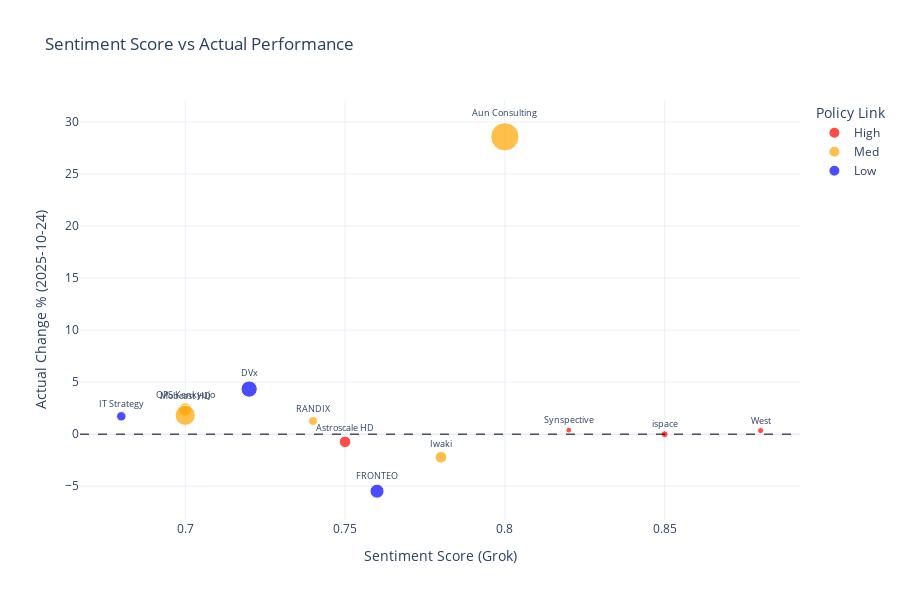

This figure's notebook cell:
### Markdown cell above
## 6. センチメントスコア vs 実績

### Code cell
fig = px.scatter(
    df_valid,
    x='sentiment_score',
    y='change_pct',
    color='policy_link',
    size='range_pct',
    hover_data=['name_en', 'name_jp', 'mentioned_by_str'],
    text='name_en',
    color_discrete_map={'High': 'red', 'Med': 'orange', 'Low': 'blue'},
    title='Sentiment Score vs Actual Performance',
    labels={
        'sentiment_score': 'Sentiment Score (Grok)',
        'change_pct': 'Actual Change % (2025-10-24)',
        'policy_link': 'Policy Link'
    }
)

fig.update_traces(textposition='top center', textfont_size=9)
fig.add_hline(y=0, line_dash="dash", line_color="black", line_width=1)
fig.update_layout(height=600, template='plotly_white')

fig.show()

### Figure 1 — Plotly figure (JSON) as saved in the notebook; plotly's stock layout.template omitted (floating-point values rounded to 4 significant figures)
{"data": [{"customdata": [["ispace", "ispace", "@kabuchenko"], ["Synspective", "Synspective", "@kaikai2120621"], ["West", "ウエスト", "@kabu777b"], ["Astroscale HD", "アストロスケールHD", "@daykabu2021"]], "hovertemplate": "Policy Link=High<br>Sentiment Score (Grok)=%{x}<br>Actual Change % (2025-10-24)=%{y}<br>range_pct=%{marker.size}<br>name_en=%{customdata[0]}<br>name_jp=%{customdata[1]}<br>mentioned_by_str=%{customdata[2]}<extra></extra>", "legendgroup": "High", "marker": {"color": "red", "size": [1.674, 1.163, 1.332, 4.686], "sizemode": "area", "sizeref": 0.07143, "symbol": "circle"}, "mode": "markers+text", "name": "High", "orientation": "v", "showlegend": true, "text": ["ispace", "Synspective", "West", "Astroscale HD"], "textfont": {"size": 9}, "textposition": "top center", "type": "scatter", "x": [0.85, 0.82, 0.88, 0.75], "xaxis": "x", "y": [0.0, 0.3876, 0.3426, -0.7398], "yaxis": "y"}, {"customdata": [["QPS Kenkyujo", "QPS研究所", "None"], ["Iwaki", "イワキ", "None"], ["Aun Consulting", "アウンコンサルティング", "@jestryoR"], ["Mobcast HD", "モブキャストHD", "None"], ["RANDIX", "ランディックス", "None"]], "hovertemplate": "Policy Link=Med<br>Sentiment Score (Grok)=%{x}<br>Actual Change % (2025-10-24)=%{y}<br>range_pct=%{marker.size}<br>name_en=%{customdata[0]}<br>name_jp=%{customdata[1]}<br>mentioned_by_str=%{customdata[2]}<extra></extra>", "legendgroup": "Med", "marker": {"color": "orange", "size": [6.253, 4.901, 28.57, 14.55, 2.829], "sizemode": "area", "sizeref": 0.07143, "symbol": "circle"}, "mode": "markers+text", "name": "Med", "orientation": "v", "showlegend": true, "text": ["QPS Kenkyujo", "Iwaki", "Aun Consulting", "Mobcast HD", "RANDIX"], "textfont": {"size": 9}, "textposition": "top center", "type": "scatter", "x": [0.7, 0.78, 0.8, 0.7, 0.74], "xaxis": "x", "y": [2.377, -2.215, 28.57, 1.818, 1.267], "yaxis": "y"}, {"customdata": [["DVx", "ディーブイエックス", "None"], ["FRONTEO", "FRONTEO", "@tesuta001"], ["IT Strategy", "情報戦略テクノロジー", "None"]], "hovertemplate": "Policy Link=Low<br>Sentiment Score (Grok)=%{x}<br>Actual Change % (2025-10-24)=%{y}<br>range_pct=%{marker.size}<br>name_en=%{customdata[0]}<br>name_jp=%{customdata[1]}<br>mentioned_by_str=%{customdata[2]}<extra></extra>", "legendgroup": "Low", "marker": {"color": "blue", "size": [9.498, 6.972, 3.219], "sizemode": "area", "sizeref": 0.07143, "symbol": "circle"}, "mode": "markers+text", "name": "Low", "orientation": "v", "showlegend": true, "text": ["DVx", "FRONTEO", "IT Strategy"], "textfont": {"size": 9}, "textposition": "top center", "type": "scatter", "x": [0.72, 0.76, 0.68], "xaxis": "x", "y": [4.331, -5.478, 1.717], "yaxis": "y"}], "layout": {"height": 600, "legend": {"itemsizing": "constant", "title": {"text": "Policy Link"}, "tracegroupgap": 0}, "shapes": [{"line": {"color": "black", "dash": "dash", "width": 1}, "type": "line", "x0": 0, "x1": 1, "xref": "x domain", "y0": 0, "y1": 0, "yref": "y"}], "title": {"text": "Sentiment Score vs Actual Performance"}, "xaxis": {"anchor": "y", "domain": [0, 1], "title": {"text": "Sentiment Score (Grok)"}}, "yaxis": {"anchor": "x", "domain": [0, 1], "title": {"text": "Actual Change % (2025-10-24)"}}}}
